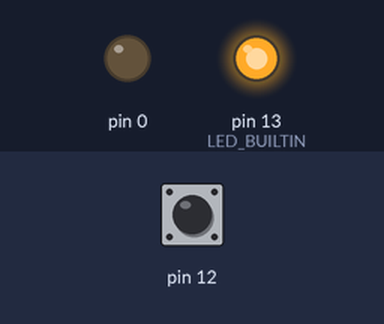
Simulated run of this sketch. Board: Arduino Uno, built with avr-gcc and run on an emulated ATmega328P. Parts: output pins drawn as LEDs (lit = HIGH). Inputs (shaded band) come from the test bench; at power-on: pin 12 HIGH.

Above: at 0.1 s.
At 3.2 s:
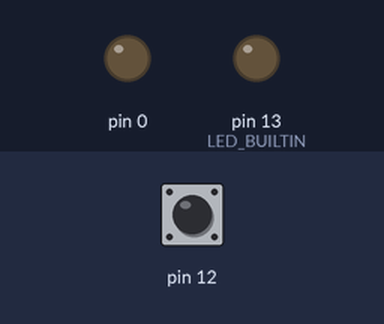
3.3 s: pin 12 pulled LOW for 0.15 s
At 3.7 s:
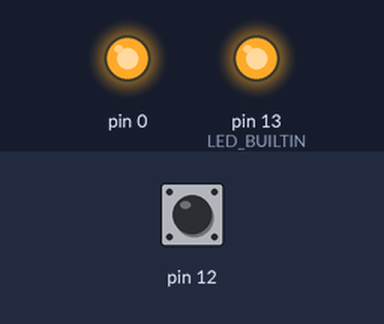
Timing chart, 0 to 6.3 s (numbered marks = the images above; inputs shaded):
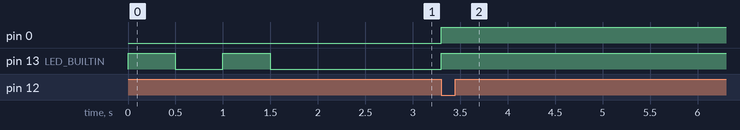

Measured:
- after the input at 3.3 s, pin 0, pin 13 (LED_BUILTIN): LOW → HIGH at once

The sketch:

deneme1.ino
```cpp
int i = 0;
void setup() {
    // put your setup code here, to run once:
    //Serial.begin(115200);
    pinMode(LED_BUILTIN,OUTPUT);
    pinMode(12,INPUT_PULLUP);
    pinMode(0,OUTPUT);
    digitalWrite(0,LOW);

    digitalWrite(LED_BUILTIN,HIGH);delay(500);
    digitalWrite(LED_BUILTIN,LOW);delay(500);
    digitalWrite(LED_BUILTIN,HIGH);delay(500);
    digitalWrite(LED_BUILTIN,LOW);delay(500);

    digitalWrite(LED_BUILTIN,LOW);


}

void loop() {
    if (digitalRead(12) == LOW){
      digitalWrite(LED_BUILTIN,HIGH);
      digitalWrite(0,HIGH);
    }
    delay(100);
}
```
